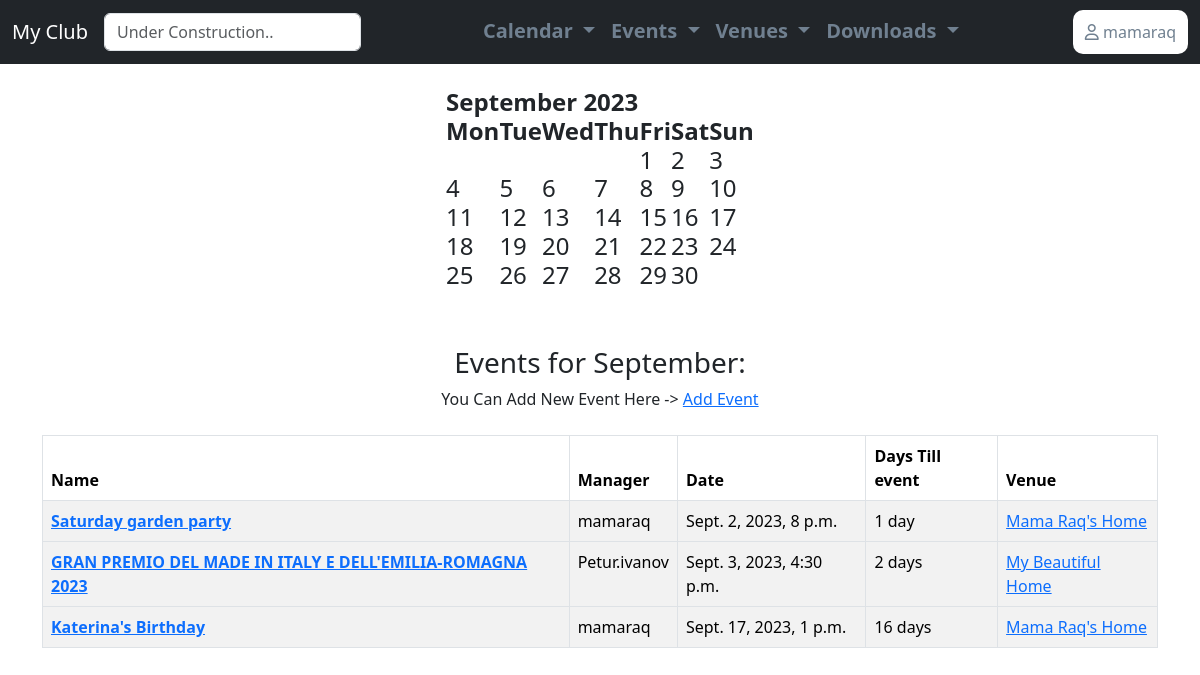
The page / (signed in) on the database its author committed.
### events/models.py (models this page shows)
class Event(models.Model):
    name = models.CharField('Event name', max_length=150)
    event_data = models.DateTimeField('Event Date')
    venue = models.ForeignKey(Venue, on_delete=models.CASCADE)
    manager = models.ForeignKey(User, blank=True, null=True, on_delete=models.SET_NULL)
    description = models.TextField(blank=True)
    attendees = models.ManyToManyField(User, blank=True, related_name='event_attendees')
    approved = models.BooleanField("Approved", default=False)
    def __str__(self):
        return self.name
    @property
    def days_till_event(self):
        today = date.today()
        if today > self.event_data.date():
            return 'Finished'
        elif today == self.event_data.date():
            event_time = self.event_data.time()
            return f"Today at: {event_time.strftime('%I:%M %p')}"
        date_time_till = self.event_data.date() - today
        days_till = str(date_time_till).split(',')[0]
        return days_till

class Venue(models.Model):
    name = models.CharField('Venue Name', max_length=150)
    address = models.CharField(max_length=300)
    zip_code = models.CharField('Zip Code', max_length=15)
    phone = models.CharField('Contact Phone', max_length=25, blank=True)
    web = models.URLField('Website Address', blank=True)
    email_address = models.EmailField('Email Address', blank=True)
    owner = models.IntegerField('Venue Owner', blank=False, default=1)
    venue_image = models.ImageField(null=True, blank=True, upload_to='images/')
    def __str__(self):
        return self.name

### events/views.py (the view)
# urls.py: path('', views.home, name="home"),
def home(request, month=datetime.now().strftime('%B'), year=datetime.now().year):
    if request.user.is_authenticated:
        month = month.title()
        month_number = list(calendar.month_name).index(month)
        month_number = int(month_number)
        cal = HTMLCalendar().formatmonth(year, month_number)
        now = datetime.now()
        current_year = now.year
        event_list = Event.objects.filter(
            event_data__year=year,
            event_data__month=month_number,
            approved=True
        ).order_by('event_data', 'name')
        time = now.strftime('%I:%M:%S %p')
        return render(request,
                      'events/home.html',
                      {'year': year,
                       'month': month,
                       'month_number': month_number,
                       'cal': cal,
                       'current_year': current_year,
                       'time': time,
                       'event_list': event_list,
                       })
    else:
        return redirect('login')

### events/templates/events/home.html
{% extends 'events/base.html' %}
{% block content %}
<center>
    <h4 style=>{{ cal|safe }}</h4>
    <br/><br/>
    {% if event_list %}
    <h3>Events for {{ month }}:</h3>
    You Can Add New Event Here -> <a href="{% url 'add-event' %}">Add Event</a>
    <br/>
    <br/>
    <table class="table table-bordered table-striped table-hover">
        <thead>
        <tr>
            <th scope="col">Name</th>
            <th scope="col">Manager</th>
            <th scope="col">Date</th>
            <th scope="col">Days Till event</th>
            <th scope="col">Venue</th>
        </tr>
        </thead>
        {% for event in event_list %}
        <tbody>
        <tr>
            <th scope="row"><a href="{% url 'show-event' event.id %}">{{ event }}</a></th>
            <td>{{ event.manager }}</td>
            <td>{{ event.event_data }}</td>
            <td>{{ event.days_till_event }}</td>
            <td><a href="{% url 'show-venue' event.venue.id %}">{{ event.venue }}</a></td>
        </tr>
        {% endfor %}
    </table>
    {% else %}
    <h3>No Events For {{ month }}</h3>
    You Can Add New Event Here -> <a href="{% url 'add-event' %}">Add Event</a>
    <br/>
    {% endif %}
</center>
{% endblock %}

### events/templates/events/navbar.html (shortened to what this page needs)
<link rel="stylesheet" href="https://cdnjs.cloudflare.com/ajax/libs/font-awesome/6.4.2/css/all.min.css"
/>
{% if user.is_authenticated %}
<nav class="navbar navbar-expand-lg navbar-dark bg-dark">
    <div class="container-fluid">
        <a class="navbar-brand" href="{% url 'home' %}">My Club</a>
        <form class="d-flex" role="search" method="POST" action="{% url 'home' %}">
            <input class="form-control me-2" type="search" placeholder="Under Construction.." aria-label="Search"
                   name="searched" id="search-input">
        </form>
        <div class="collapse navbar-collapse" id="navbarSupportedContent">
            <ul class="nav nav-underline mx-auto">
                <li class="nav-item dropdown">
                    <a class="nav-link dropdown-toggle" href="#" role="button" data-bs-toggle="dropdown"
                       aria-expanded="false" style="font-size: 20px; font-weight: bold;">
                        Calendar
                    </a>
                </li>
                <li class="nav-item dropdown">
                    <a class="nav-link dropdown-toggle" href="#" role="button" data-bs-toggle="dropdown"
                       aria-expanded="false" style="font-size: 20px; font-weight: bold;">
                        Events
                    </a>
                </li>
                <li class="nav-item dropdown">
                    <a class="nav-link dropdown-toggle" href="#" role="button" data-bs-toggle="dropdown"
                       aria-expanded="false" style="font-size: 20px; font-weight: bold;">
                        Venues
                    </a>
                </li>
                {% if user.is_authenticated %}
                <li class="nav-item dropdown">
                    <a class="nav-link dropdown-toggle" href="#" role="button" data-bs-toggle="dropdown"
                       aria-expanded="false" style="font-size: 20px; font-weight: bold;">
                        Downloads
                    </a>
                    {% endif %}
                </li>
            </ul>
            <ul class="nav nav-underline">
                <li class="nav-item dropstart">
                    <a class="nav-link"
                       style="font-size: 1rem; border: none; outline: none; padding: 10px 12px; border-radius: 10px; background-color: white"
                       href="#" role="button" data-bs-toggle="dropdown"
                       aria-expanded="false">
                        <i class="fa-regular fa-user"></i> {{ user }}
                    </a>
                </li>
            </ul>
        </div>
    </div>
</nav>
{% endif %}

### events/templates/events/base.html (style rules this page uses)
body { background-color: #f4f4; }
body { background-color: #eae9e9; }

### events/templates/events/navbar.html (style rules this page uses)
.nav.nav-underline .nav-link { color: slategray; }

### rows shown on the page
Event: name "Saturday garden party", manager "mamaraq", event_data "Sept. 2, 2023, 8 p.m.", days_till_event "1 day", venue "Mama Raq's Home"
Event: name "GRAN PREMIO DEL MADE IN ITALY E DELL'EMILIA-ROMAGNA 2023", manager "Petur.ivanov", event_data "Sept. 3, 2023, 4:30 p.m.", days_till_event "2 days", venue "My Beautiful Home"
Event: name "Katerina's Birthday", manager "mamaraq", event_data "Sept. 17, 2023, 1 p.m.", days_till_event "16 days", venue "Mama Raq's Home"

### other values the page prints
{{ user }} "mamaraq"
{{ cal|safe }} "September 2023 Mon Tue Wed Thu Fri Sat Sun 1 2 3 4 5 6 7 8 9 10 11 12 13 14 15 16 17 18 19 20 21 22 23 24 25 26 27 28 29 30"
{{ month }} "September"
